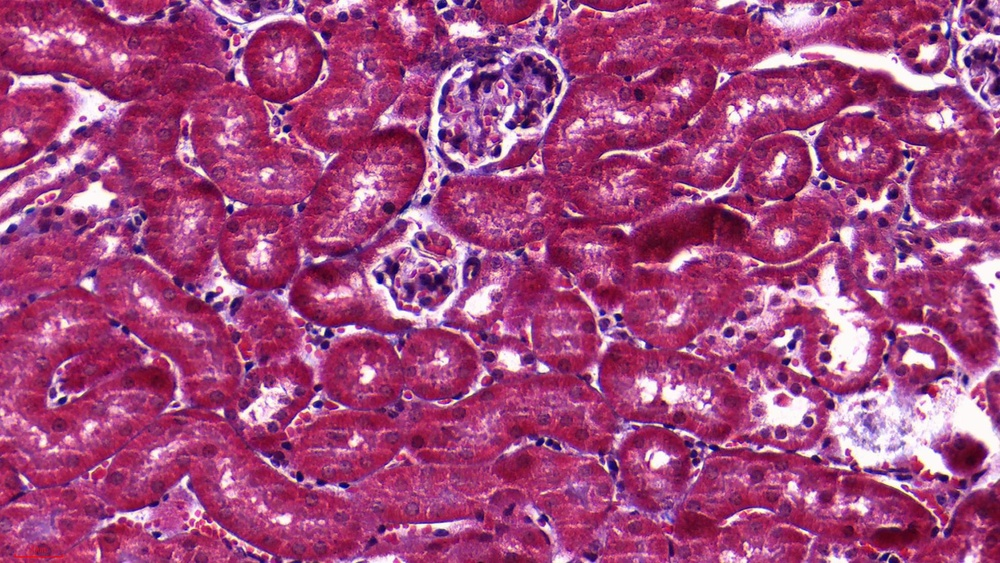
#> input picture 100_Research/02_Active/DN_GaExo/01_Raw_Data/MT/Sham/20251126_sham-1_mt_1.jpg, 1000 x 563 px, shrunk from 1975 x 1112 before the run, found by its file name
$ python check_mt_quality.py
#> lines starting #> are read from the running program, lines starting #| are printed output that depends on the picture
import numpy as np
from PIL import Image
import os

def check_mt_quality(img_path):
    img = np.array(Image.open(img_path).convert('RGB')).astype(np.float32)
    r, g, b = img[:,:,0], img[:,:,1], img[:,:,2]
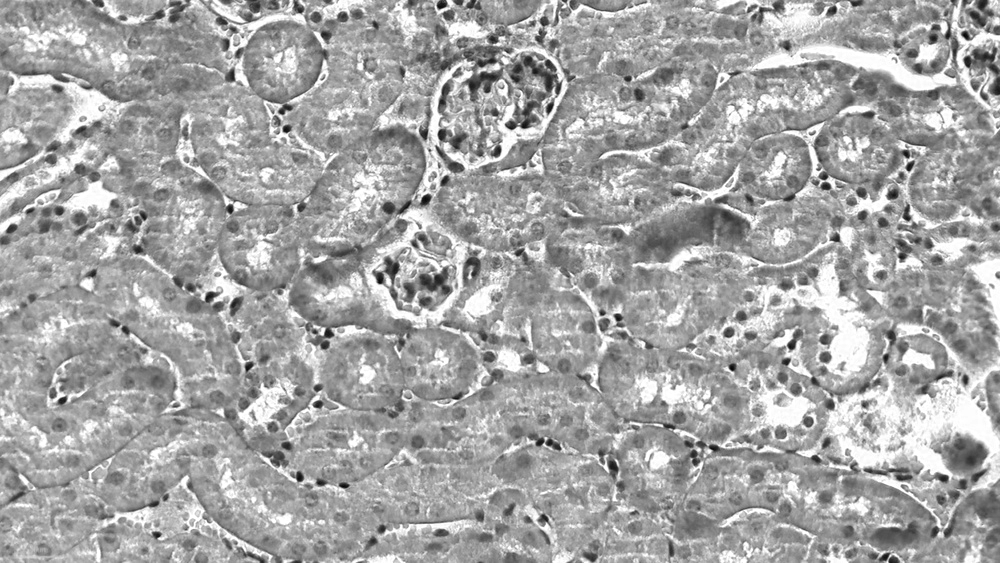
#> r: shape (563, 1000) float32; min 4, max 255, mean 164.8
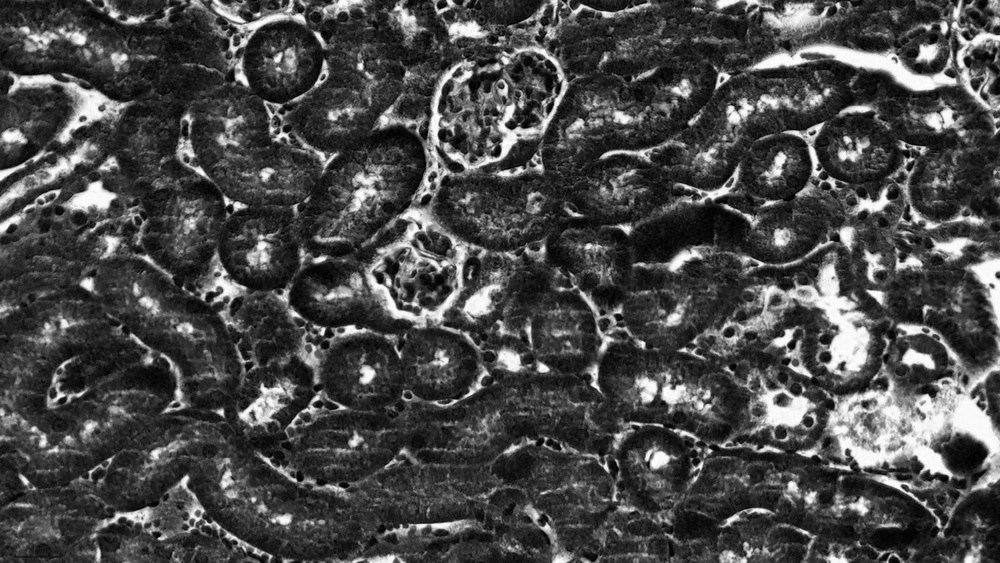
#> g: shape (563, 1000) float32; min 0, max 255, mean 72.9
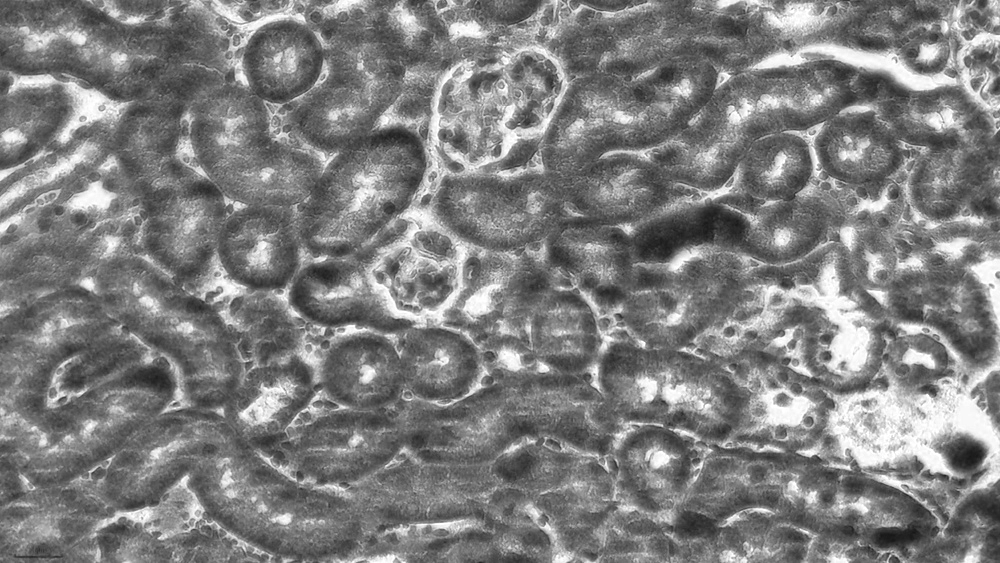
#> b: shape (563, 1000) float32; min 23, max 255, mean 126.3

    # In MT: Blue (Collagen) should have high B and low R.
    # Red (Cytoplasm) should have high R and low B.

    # Calculate contrast between Blue and Red signal
    blue_signal = b - r
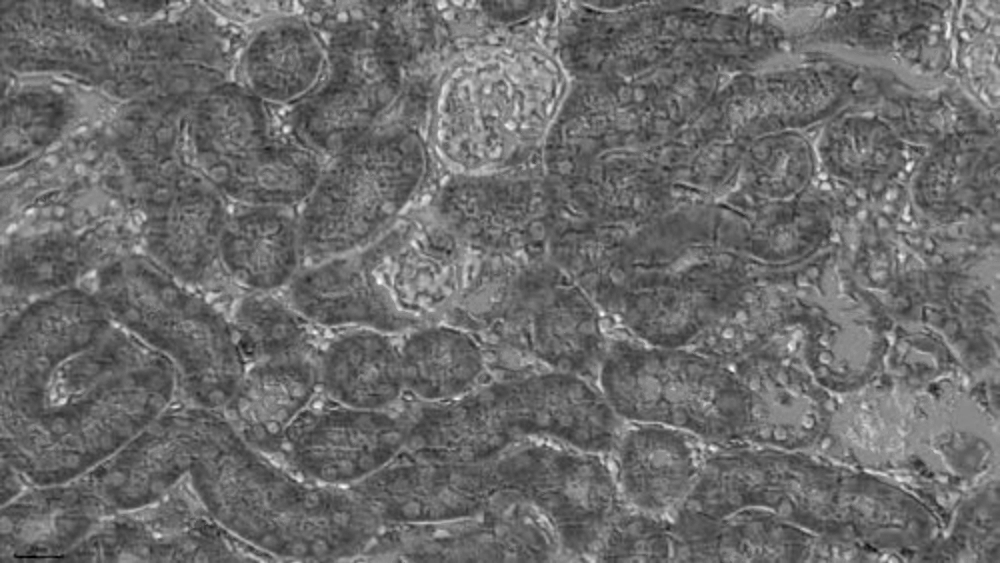
#> blue_signal: shape (563, 1000) float32; min -162, max 130, mean -38.5; drawn with min black and max white
    red_signal = r - b
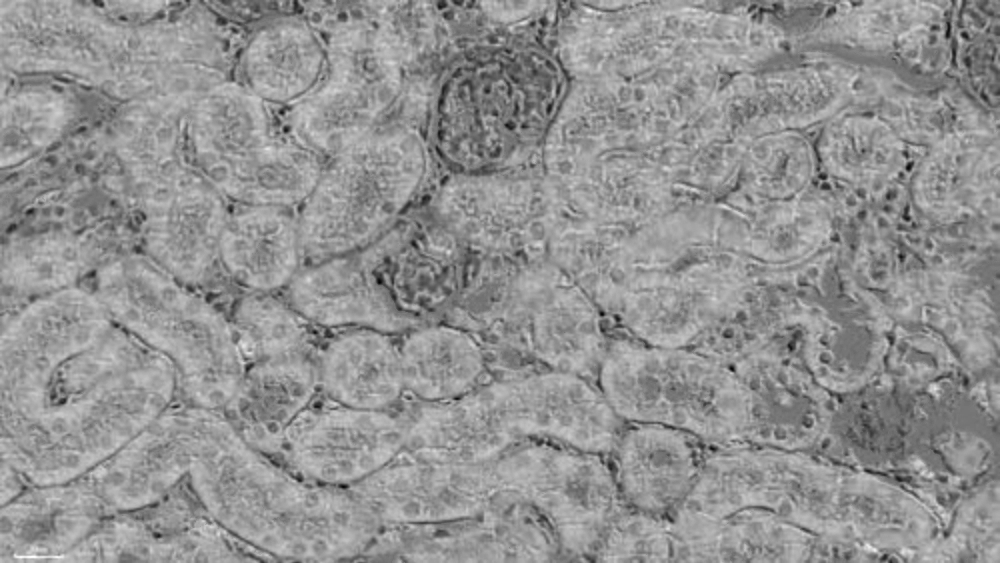
#> red_signal: shape (563, 1000) float32; min -130, max 162, mean 38.5; drawn with min black and max white

    return {
        "blue_max": np.max(blue_signal),
        "red_max": np.max(red_signal),
        "brightness_mean": np.mean((r+g+b)/3.0),
        "resolution": img.shape[:2]
    }

samples = [
    r"_inbox/DN_GaExo/MT/20251126_sham-1_mt_1.jpg",
    r"_inbox/DN_GaExo/MT/20260107_hs10w-1_mt_1.jpg"
]

print("--- MT Image Quality Diagnostic ---")
for s in samples:
    if os.path.exists(s):
        q = check_mt_quality(s)
#> q = {'blue_max': 130, 'red_max': 162, 'brightness_mean': 121.3, 'resolution': (563, 1000)}
        print(f"File: {os.path.basename(s)}")
        print(f"  Resolution: {q['resolution']}")
#|   Resolution: (563, 1000)
        print(f"  Blue Signal Strength (B-R): {q['blue_max']:.2f}")
#|   Blue Signal Strength (B-R): 130.00
        print(f"  Red Signal Strength (R-B): {q['red_max']:.2f}")
#|   Red Signal Strength (R-B): 162.00
        print(f"  Mean Brightness: {q['brightness_mean']:.2f}")
#|   Mean Brightness: 121.32
        print("-" * 30)
